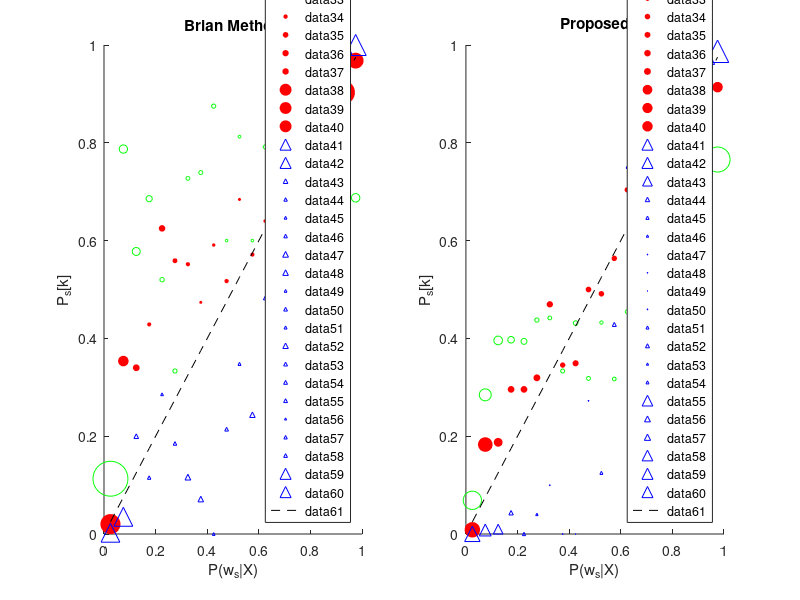

Write the MATLAB code that produced this figure.
 load('Psk_1_1_vector.mat');
load('Psk_1_1_vector_new.mat');
load('Psk_3_3_vector.mat');
load('Psk_3_3_vector_new.mat');
load('Psk_5_5_vector.mat');
load('Psk_5_5_vector_new.mat');
 load('qk_1_1_vector.mat');
load('qk_1_1_vector_new.mat');
load('qk_3_3_vector.mat');
load('qk_3_3_vector_new.mat');
load('qk_5_5_vector.mat');
load('qk_5_5_vector_new.mat');

for i=1:20
    Psk_1_1_vector(1,i)=Psk_1_1_vector(1,i)/qk_1_1_vector(1,i);
    Psk_3_3_vector(1,i)=Psk_3_3_vector(1,i)/qk_3_3_vector(1,i);
    Psk_5_5_vector(1,i)=Psk_5_5_vector(1,i)/qk_5_5_vector(1,i);
    Psk_1_1_vector_new(1,i)=Psk_1_1_vector_new(1,i)/qk_1_1_vector_new(1,i);
    Psk_3_3_vector_new(1,i)=Psk_3_3_vector_new(1,i)/qk_3_3_vector_new(1,i);
    Psk_5_5_vector_new(1,i)=Psk_5_5_vector_new(1,i)/qk_5_5_vector_new(1,i);
end


qk_1_1_vector(1,1)=floor(qk_1_1_vector(1,1)/20);
qk_1_1_vector=qk_1_1_vector./sum(qk_1_1_vector);
qk_1_1_vector_new(1,1)=floor(qk_1_1_vector_new(1,1)/20);
qk_1_1_vector_new=qk_1_1_vector_new./sum(qk_1_1_vector_new);
qk_3_3_vector(1,1)=floor(qk_3_3_vector(1,1)/20);
qk_3_3_vector=qk_3_3_vector./sum(qk_3_3_vector);
qk_3_3_vector_new(1,1)=floor(qk_3_3_vector_new(1,1)/20);
qk_3_3_vector_new=qk_3_3_vector_new./sum(qk_3_3_vector_new);
qk_5_5_vector(1,1)=floor(qk_5_5_vector(1,1)/20);
qk_5_5_vector=qk_5_5_vector./sum(qk_5_5_vector);
qk_5_5_vector_new(1,1)=floor(qk_5_5_vector_new(1,1)/20);
qk_5_5_vector_new=qk_5_5_vector_new./sum(qk_5_5_vector_new);

Pbin=0.025:0.05:0.975;

figure1 = figure('Color',[1 1 1]);
subplot(1,2,1);
hold on
plot(0.9,0.1,'og');
plot(0.9,0.1,'or','MarkerFaceColor','r');
plot(0.9,0.1,'^b');
legend('(1,1)', '(3,3)', '(5,5)','Location', 'SouthEast' );
for i=1:20
  plot(Pbin(1,i),Psk_1_1_vector(1,i),'og','MarkerSize',100*qk_1_1_vector(1,i));
end
for i=1:20
  plot(Pbin(1,i),Psk_3_3_vector(1,i),'or','MarkerSize',100*qk_3_3_vector(1,i),'MarkerFaceColor','r');
end
for i=1:20
  plot(Pbin(1,i),Psk_5_5_vector(1,i),'^b','MarkerSize',100*qk_5_5_vector(1,i));
end


plot(Pbin,Pbin,'--k');

xlabel('P(w_s|X)');
ylabel('P_s[k]');
title('Brian Method');

subplot(1,2,2);
hold on
plot(0.9,0.1,'og');
plot(0.9,0.1,'or','MarkerFaceColor','r');
plot(0.9,0.1,'^b');
legend('(1,1)', '(3,3)', '(5,5)','Location', 'SouthEast' );
for i=1:20
  plot(Pbin(1,i),Psk_1_1_vector_new(1,i),'og','MarkerSize',100*qk_1_1_vector_new(1,i));
end
for i=1:20
  plot(Pbin(1,i),Psk_3_3_vector_new(1,i),'or','MarkerSize',100*qk_3_3_vector_new(1,i),'MarkerFaceColor','r');
end
for i=1:20
  plot(Pbin(1,i),Psk_5_5_vector_new(1,i),'^b','MarkerSize',100*qk_5_5_vector_new(1,i));
end


plot(Pbin,Pbin,'--k');

xlabel('P(w_s|X)');
ylabel('P_s[k]');
title('Proposed');
